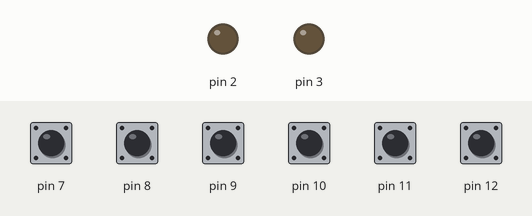
The sketch below on a simulated Arduino Leonardo, built with avr-gcc and run on an emulated ATmega32U4. Shown: output pins drawn as LEDs (lit = HIGH). The inputs (shaded band) are chosen by the test bench; at power-on: pin 7–12 HIGH. USB keyboard and mouse output is not drawn; what the sketch prints to the serial monitor is not drawn.

Above: at 1.2 s.
1.3 s: pin 11 pulled LOW for 0.15 s
At 2.3 s:
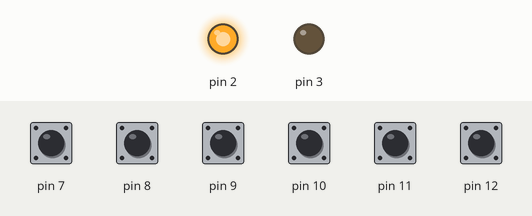
3.0 s: pin 12 pulled LOW for 0.15 s
At 3.6 s:
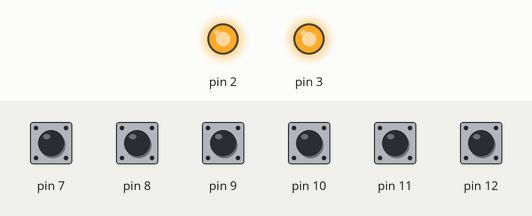
4.7 s: pin 11 pulled LOW for 1 s
At 6.9 s:
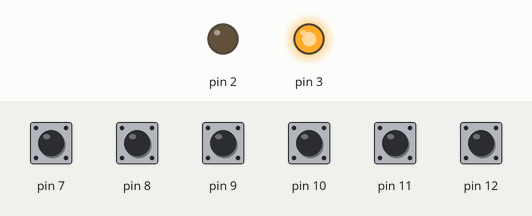
7.2 s: pin 12 pulled LOW for 1 s
At 8.0 s:
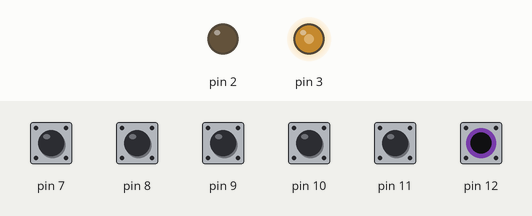
9.7 s: pin 11 pulled LOW for 1 s
At 10.0 s:
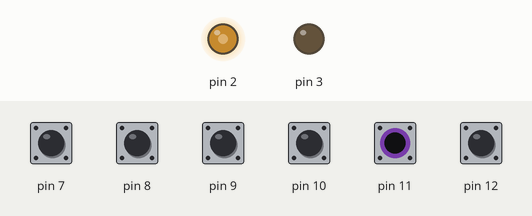
12.2 s: pin 12 pulled LOW for 1 s
At 13.0 s:
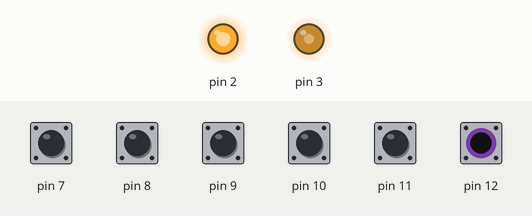
Timing chart, 0 to 15.2 s (numbered marks = the images above; inputs shaded):
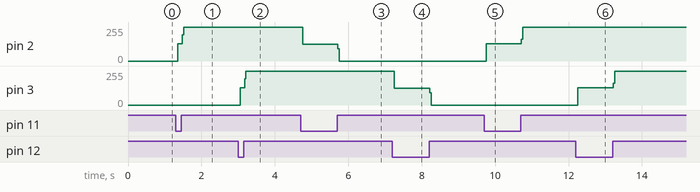

The sketch:

buttons_OLD.ino
```cpp
#include "Keyboard.h"

bool RCS = false;
bool SAS = false;
bool currentStates[] = {HIGH, HIGH, HIGH, HIGH, HIGH, HIGH, HIGH, HIGH};

void setup() {
  Keyboard.begin();

  for (int i = 4; i <= 12; i++){
    pinMode(i, INPUT_PULLUP);
  }

  pinMode(2, OUTPUT);
  pinMode(3, OUTPUT);
}

void loop() {
  for (int i = 7; i <= 12; i++){
    if (digitalRead(i) == LOW){
      char letter;
      if(i == 5 && currentStates[0] == HIGH){
        letter = 'c';
        currentStates[0] == LOW;
      } else if(i == 6 && currentStates[1] == HIGH){
        letter = 'm';
        currentStates[1] == LOW;
      } else if(i == 7 && currentStates[2] == HIGH){
        letter = 'g';
        currentStates[2] == LOW;
      } else if(i == 8 && currentStates[3] == HIGH){
        letter = 'u';
        currentStates[3] == LOW;
      } else if(i == 9 && currentStates[4] == HIGH && digitalRead(4) == LOW){
        letter = KEY_BACKSPACE;
        currentStates[4] == LOW;
      } else if(i == 10 && currentStates[5] == HIGH && digitalRead(4) == LOW){
        letter = ' ';
        currentStates[5] == LOW;
      } else if(i == 11 && currentStates[6] == HIGH){
        letter = 't';
        if (SAS == false){
          SAS = true;
        } else {
          SAS = false;
        }
        currentStates[6] == LOW;
      } else if(i == 12 && currentStates[8] == HIGH){
        letter = 'r';
        if (RCS == false){
          RCS = true;
        } else {
          RCS = false;
        }
        currentStates[8] == LOW;
      }
      Keyboard.print(letter);
    }
    Serial.println(digitalRead(i));
  }
  if (RCS == true){
    digitalWrite(3, HIGH);
  } else {
    digitalWrite(3, LOW);
  }

  if (SAS == true){
    digitalWrite(2, HIGH);
  } else {
    digitalWrite(2, LOW);
  }
}
```

Measured:
- after the input at 1.3 s, pin 2: 0/255 → 128/255 after 0.05 s, → 255/255 0.12 s later
- after the input at 3.0 s, pin 3: 0/255 → 128/255 after 0.05 s, → 255/255 0.12 s later
- after the input at 4.7 s, pin 2: 255/255 → 127/255 after 0.05 s, → 0/255 0.96 s later
- after the input at 7.2 s, pin 3: 255/255 → 127/255 after 0.05 s, → 0/255 0.96 s later
- after the input at 9.7 s, pin 2: 0/255 → 128/255 after 0.05 s, → 255/255 0.96 s later
- after the input at 12.2 s, pin 3: 0/255 → 128/255 after 0.05 s, → 255/255 0.96 s later
